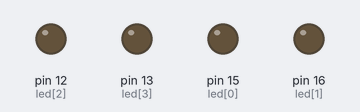
A sketch run on a simulated Arduino Uno, built with avr-gcc and run on an emulated ATmega328P. Parts: output pins drawn as LEDs (lit = HIGH).

Above: at 0.1 s.
At 3.1 s:
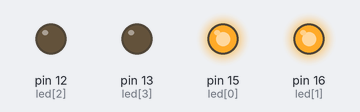
At 5.1 s:
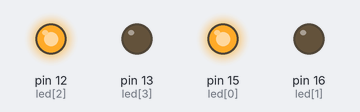
At 7.1 s:
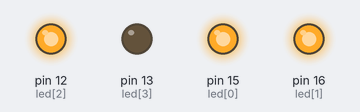
At 11.1 s:
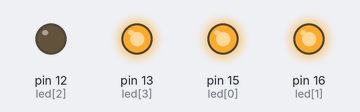
At 15.1 s:
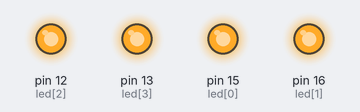
Timing chart, 0 to 16.6 s (numbered marks = the images above):
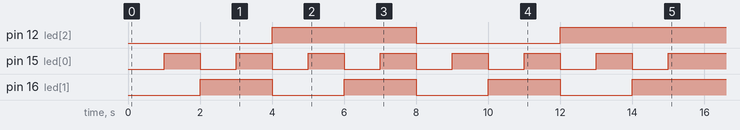

The sketch:

counter_for_Trivia.ino
```cpp
#define LED_COUNT 4
int led[LED_COUNT] = {15, 16, 12, 13};

void displayCounter(int value) {
   for(int i=0; i < LED_COUNT; i++) {
    //1010
    if (bitRead(value, i) == 1) {
      digitalWrite(led[i], HIGH);
    } else {
      digitalWrite(led[i], LOW);
    }
   }
}

void setup() {
  // put your setup code here, to run once:
  for(int i=0; i < LED_COUNT; i++) {
    pinMode(led[i], OUTPUT);
  }
  for(int i=0; i<16;i++) {
    displayCounter(i);
    delay(1000);
  }
}

void loop() {
  // put your main code here, to run repeatedly:

  return;
}
```
